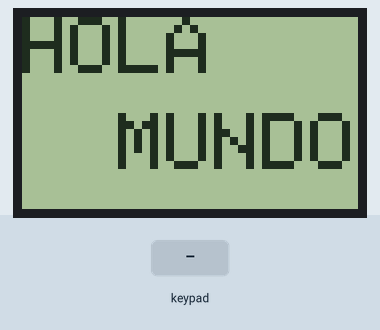
This sketch was run on a simulated ESP32. Shown: 84×48 one-colour display. The inputs (shaded band) are chosen by the test bench.

Above: at 1.2 s.
1.3 s: keypad keys 1 3 1 2 1 4 2 7 D pressed 0.4 s apart
At 5.8 s:
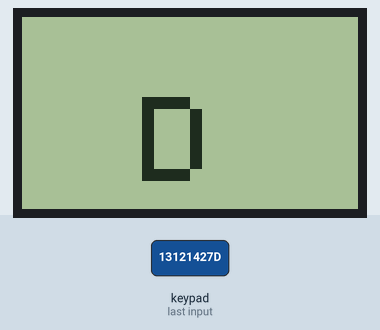
6.4 s: key 'S' pressed
At 7.1 s:
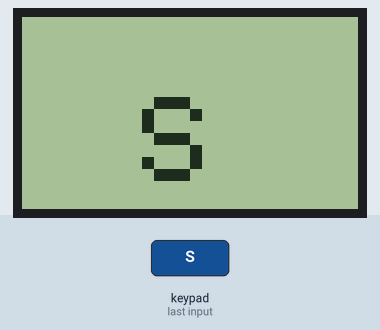
7.9 s: key '5' pressed
At 8.5 s:
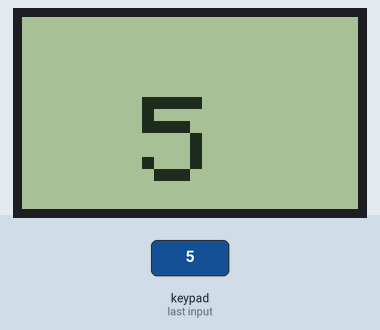
9.4 s: keypad keys 2 6 2 5 3 3 pressed 0.4 s apart
At 11.9 s:
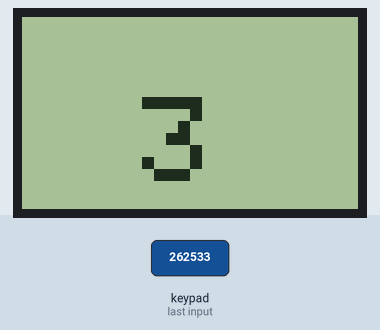
13.3 s: key 'D' pressed
At 13.7 s:
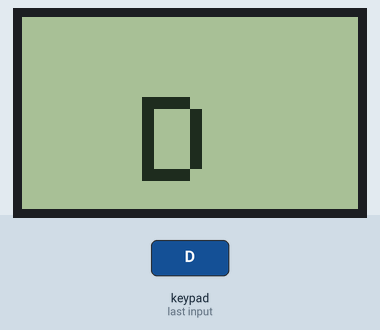
14.8 s: key '1' pressed
At 15.9 s:
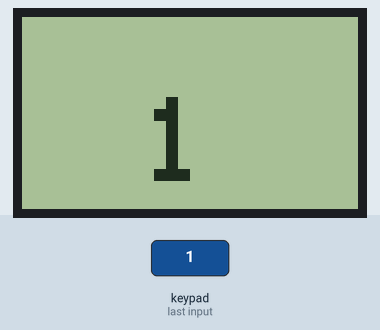
Timing chart, 0 to 17.3 s (numbered marks = the images above; inputs shaded):
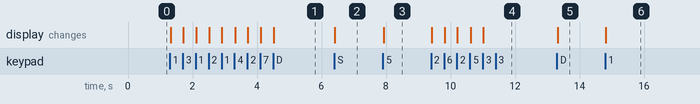

The sketch:

Actividad5_PantallaLCD.ino
```cpp
#include <Adafruit_GFX.h>
#include <Adafruit_PCD8544.h>
#include <Keypad.h>

// PINES
#define RST 15
#define CE 2
#define DC 4
#define DIN 16 //en el esp32 es RX2
#define CLK 17 //en el esp32 es TX2

Adafruit_PCD8544 display = Adafruit_PCD8544(CLK, DIN, DC, CE, RST);


const byte rowsCount = 4;
const byte columsCount = 3;

char keys[rowsCount][columsCount] = {
  { '1','2','3' },
  { '4','5','6' },
  { '7','8','9' },
  { 'D','0','S' }
};

byte rowPins[rowsCount] = { 13, 12, 14, 27 };
byte columnPins[columsCount] = { 26, 25, 33 };

Keypad keypad = Keypad(makeKeymap(keys), rowPins, columnPins, rowsCount, columsCount);

void setup() {

  display.begin();
  display.setContrast(50);

  display.clearDisplay();

  display.setTextSize(2);
  display.setTextColor(BLACK);

  display.setCursor(0,0);
  display.println("HOLA");

  display.setCursor(24, 24);
  display.println("MUNDO");

  display.display();
}

void loop() {

  char key = keypad.getKey();

  if (key) {

    display.clearDisplay();

    display.setCursor(30,20);
    display.setTextSize(3);
    display.println(key);
    display.display();
  }

}
```

Measured:
- after the input at 1.3 s, the display: first changes at once (image 1 shows a later state)
- after the input at 6.4 s, the display: changes at once (image 2)
- after the input at 7.9 s, the display: changes at once (image 3)
- after the input at 9.4 s, the display: first changes at once (image 4 shows a later state)
- after the input at 13.3 s, the display: changes at once (image 5)
- after the input at 14.8 s, the display: changes at once (image 6)
